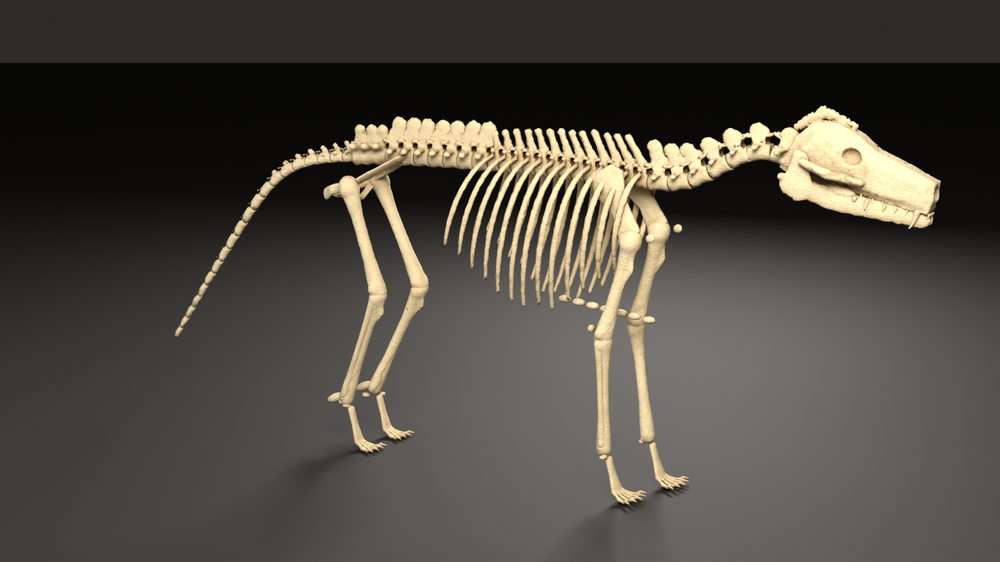
#> input picture blender/renders/Aenocyon/Aenocyon_34.png, 1000 x 562 px, shrunk from 1600 x 900 before the run; its folder holds only this picture in this run
$ python cut.py
#> lines starting #> are read from the running program, lines starting #| are printed output that depends on the picture
import numpy as np, glob, os
from PIL import Image, ImageFilter
R='/home/user/-spin-range-lab/blender/renders'
IMG='../images'  # captures d'écran du jeu
def cut(src, dst, lo=0.06, hi=0.14):
#> called with src = 'blender/renders/Aenocyon/Aenocyon_34.png', dst = 'assets/cut/Aenocyon_34.png', lo = 0.06, hi = 0.14
    im=np.asarray(Image.open(src).convert('RGB')).astype(np.float32)/255
    r,g,b=im[...,0],im[...,1],im[...,2]
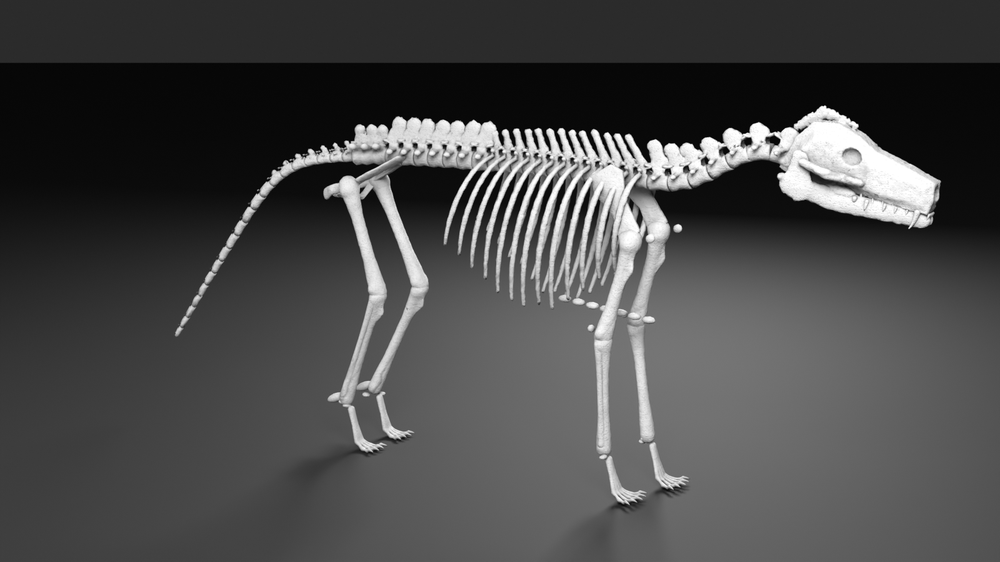
#> g: shape (562, 1000) float32; min 0, max 1, mean 0.288
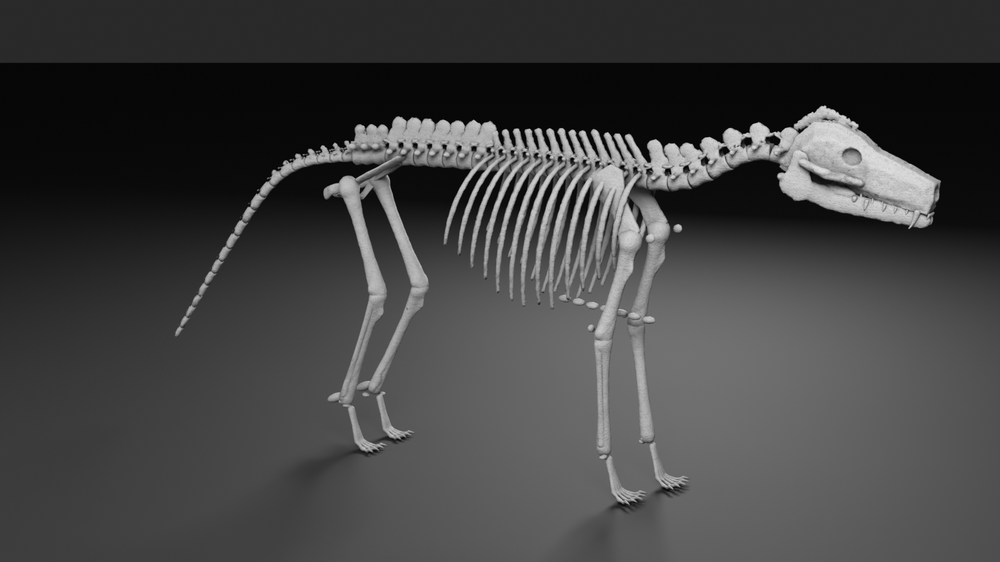
#> b: shape (562, 1000) float32; min 0, max 0.871, mean 0.261
    sat=(r-b)            # bone = warm ivory, bg = neutral grey
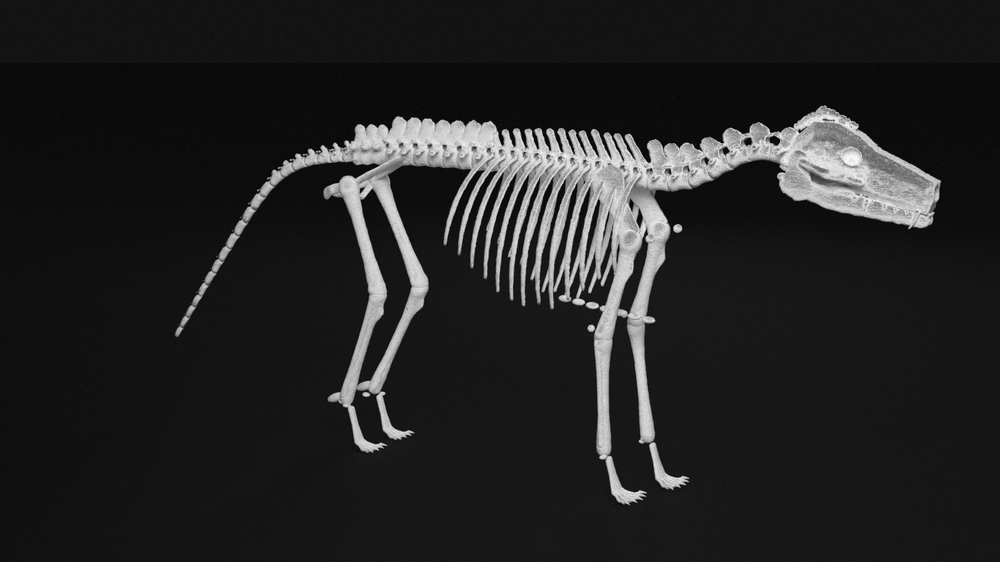
#> sat: shape (562, 1000) float32; min -0.0118, max 0.369, mean 0.0422; drawn with min black and max white
    lum=(r+g+b)/3
    a=np.clip((sat-lo)/(hi-lo),0,1)
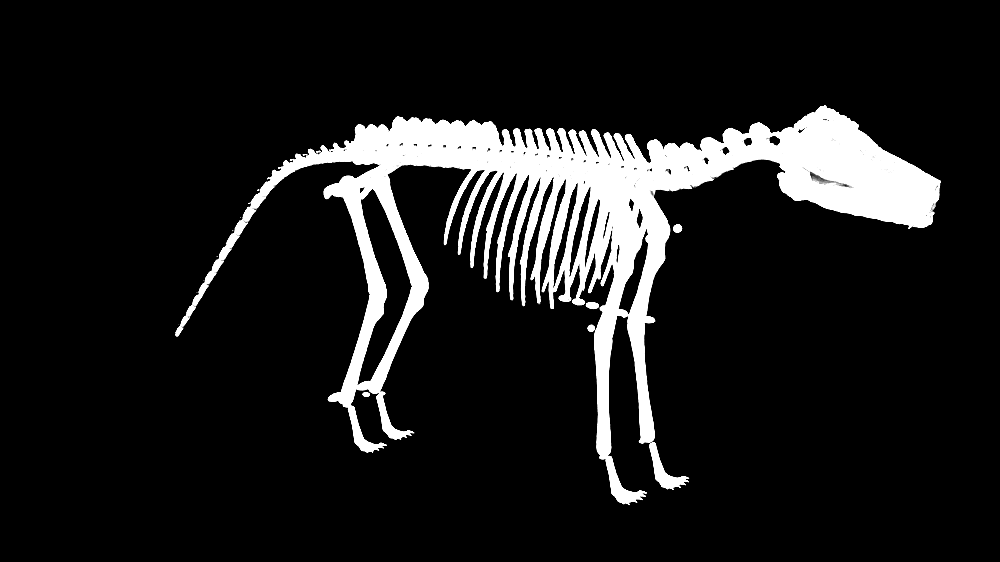
#> a: shape (562, 1000) float32; min 0, max 1, mean 0.109
    a=a*np.clip((lum-0.10)/0.15,0,1)
    A=Image.fromarray((a*255).astype(np.uint8)).filter(ImageFilter.MinFilter(3)).filter(ImageFilter.GaussianBlur(0.8))
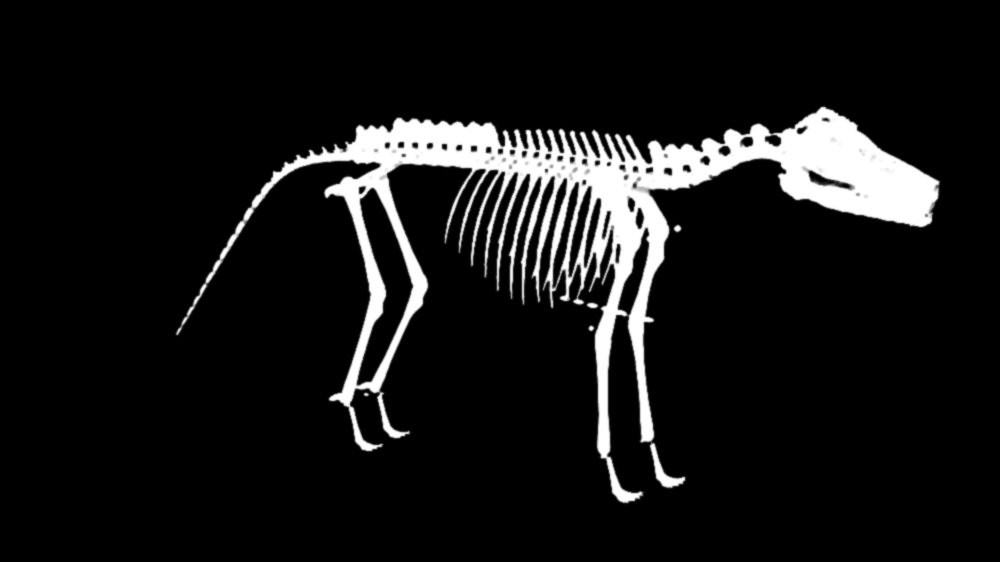
#> A: PIL image 1000x562 L; min 0, max 255, mean 22.5
    out=Image.fromarray((im*255).astype(np.uint8)).convert('RGBA'); out.putalpha(A)
#> in cut, out is the input picture: PIL image 1000x562 RGBA; mean R, G, B, A 77.3, 73.4, 66.6, 255
#> after `out.putalpha(A)`:
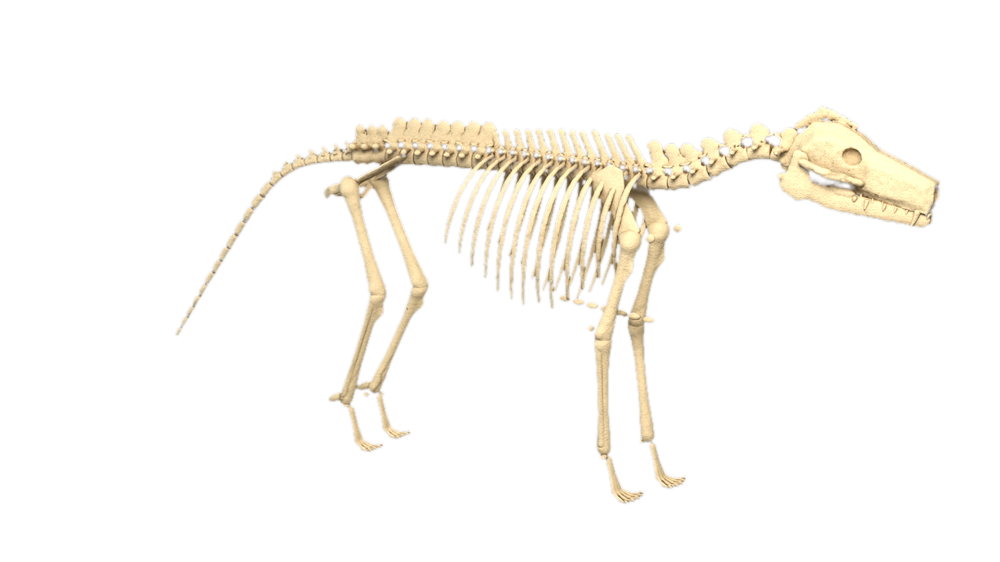
#> out: PIL image 1000x562 RGBA; mean R, G, B, A 77.3, 73.4, 66.6, 22.5; transparent parts drawn white
    bb=A.point(lambda v:255 if v>20 else 0).getbbox()
#> bb = (175, 106, 940, 504)
    if bb:
        pad=12; bb=(max(0,bb[0]-pad),max(0,bb[1]-pad),min(out.width,bb[2]+pad),min(out.height,bb[3]+pad)); out=out.crop(bb)
#> after `bb = (max(0, bb[0] - pad), max(0, bb[1] - pad), min(out.width, bb[2] +`: bb = (163, 94, 952, 516)
#> after `out = out.crop(bb)`:
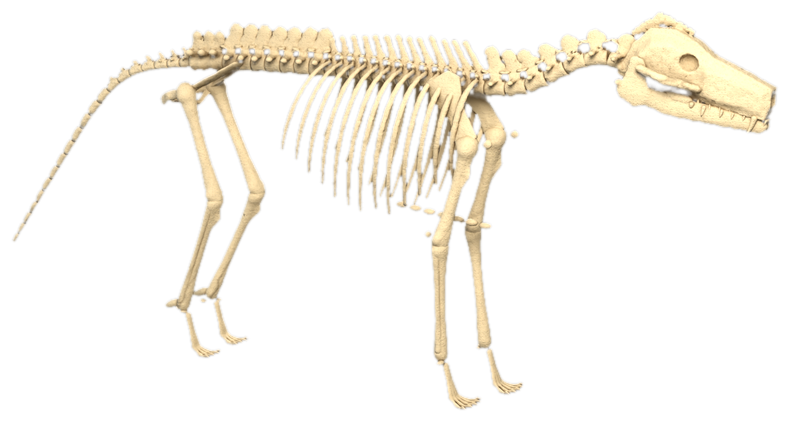
#> out: PIL image 789x422 RGBA; mean R, G, B, A 97.3, 92, 81.7, 38; transparent parts drawn white
    out.save(dst); return out.size
os.makedirs('assets/cut',exist_ok=True)
for p in sorted(glob.glob(R+'/*/*_34.png'))+sorted(glob.glob(R+'/*/*_skull.png'))+sorted(glob.glob(R+'/*/*_pieces.png'))+sorted(glob.glob(R+'/*/*_pieces_assemblees.png')):
    n=os.path.basename(p)[:-4]; print(n, cut(p,'assets/cut/'+n+'.png'))
#> pass 2 of the loop `for p in sorted(glob.glob(R+'/*/*_34.png'))+sorted(glob.glob(R+'/*/*_s..`:
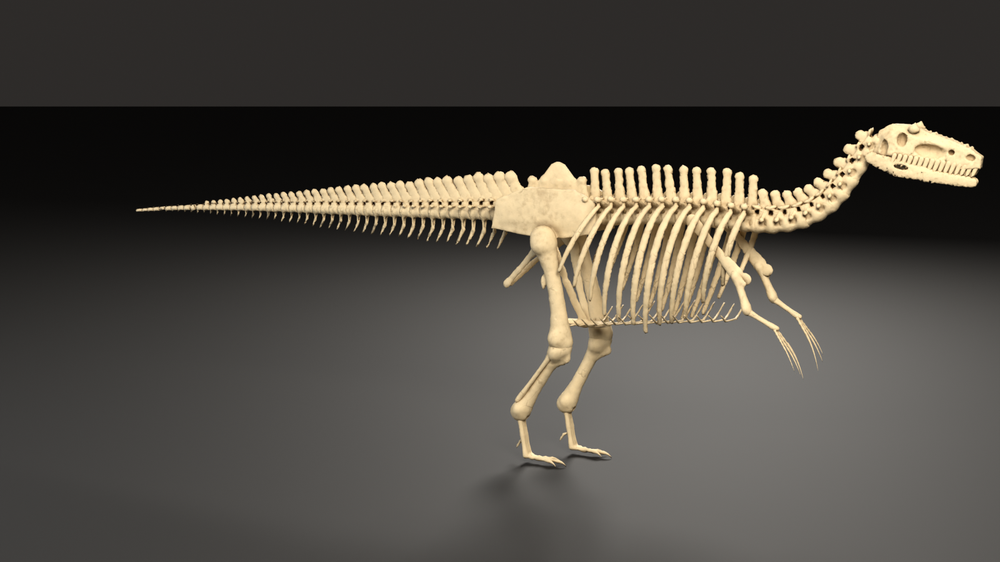
#> input picture blender/renders/Allosaurus/Allosaurus_34.png, 1000 x 562 px, shrunk from 1600 x 900 before the run
#> in cut, out is the input picture: PIL image 1000x562 RGBA; mean R, G, B, A 77.8, 73.6, 66.9, 255
#> in cut (call 2), `out.putalpha(A)`:
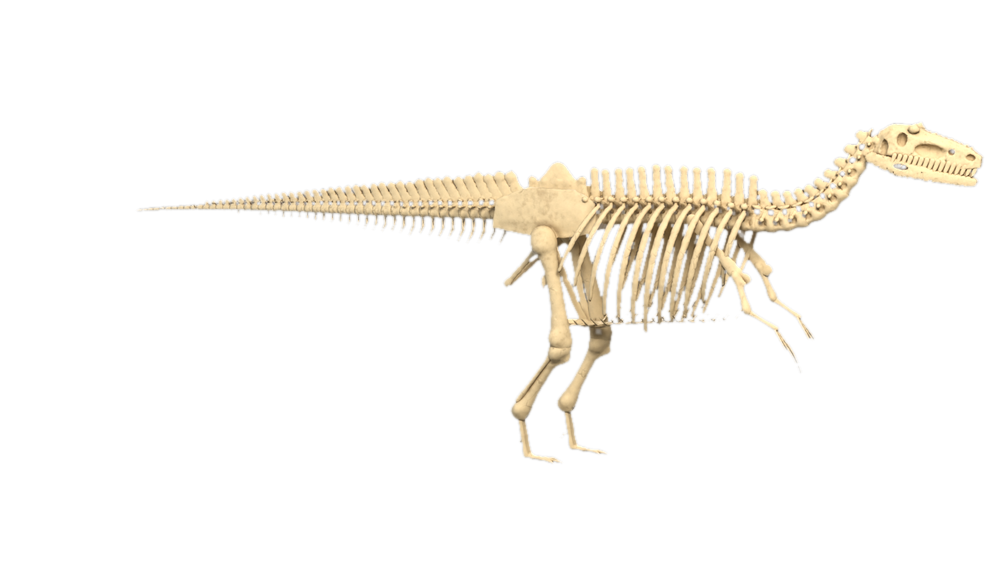
#> out: PIL image 1000x562 RGBA; mean R, G, B, A 77.8, 73.6, 66.9, 21.1; transparent parts drawn white
#> in cut (call 2), `bb=A.point(lambda v:255 if v>20 else 0).getbbox()`: bb = (137, 122, 984, 464)
#> in cut (call 2), `bb = (max(0, bb[0] - pad), max(0, bb[1] - pad), min(out.width, bb[2] +`: bb = (125, 110, 996, 476)
#> in cut (call 2), `out = out.crop(bb)`:
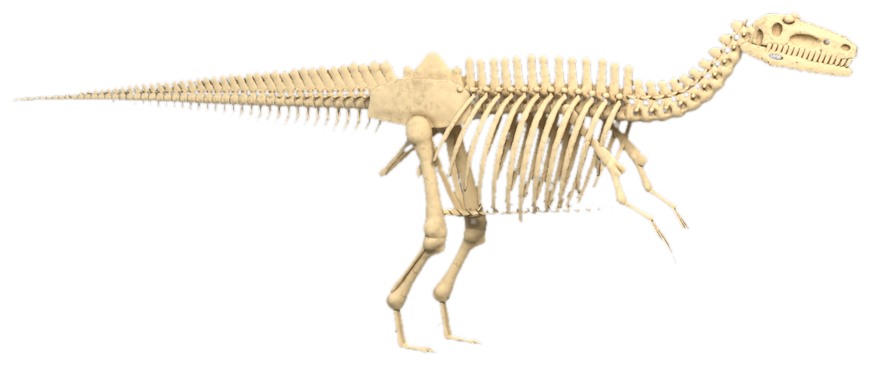
#> out: PIL image 871x366 RGBA; mean R, G, B, A 92, 86.3, 76.3, 37.2; transparent parts drawn white
#> pass 3 of the loop `for p in sorted(glob.glob(R+'/*/*_34.png'))+sorted(glob.glob(R+'/*/*_s..`:
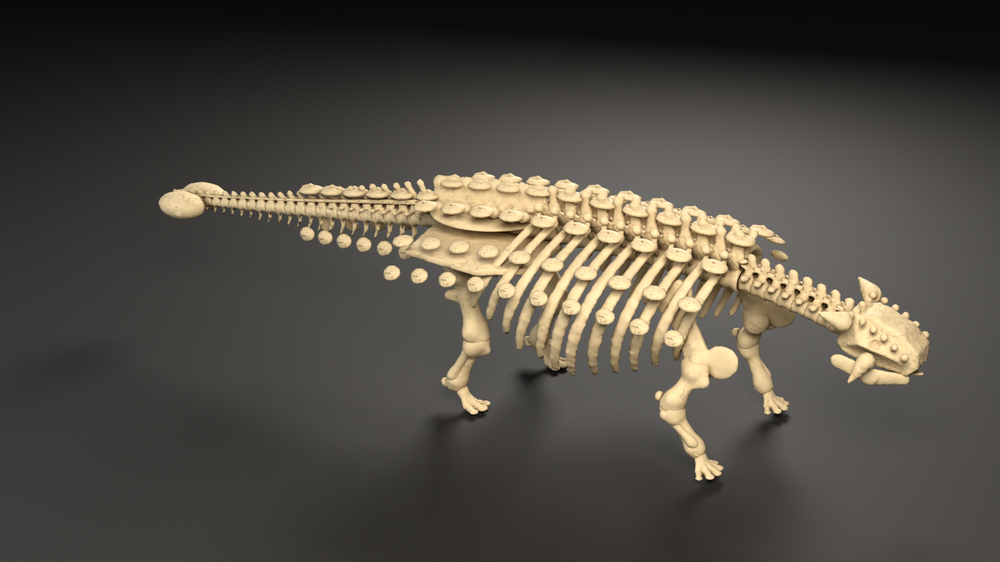
#> input picture blender/renders/Ankylosaurus/Ankylosaurus_34.png, 1000 x 562 px, shrunk from 1600 x 900 before the run
#> in cut, out is the input picture: PIL image 1000x562 RGBA; mean R, G, B, A 80, 75, 67, 255
#> in cut (call 3), `out.putalpha(A)`:
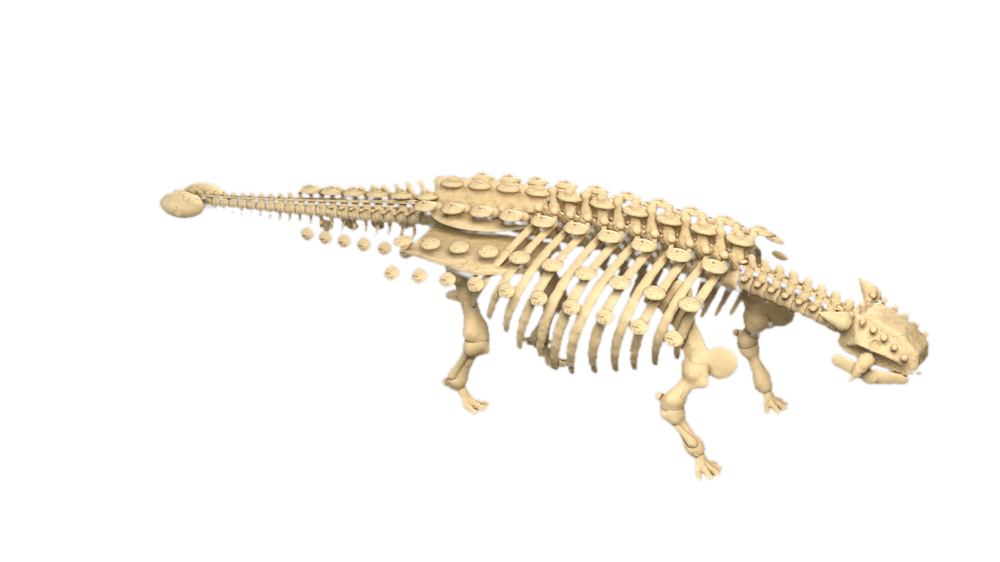
#> out: PIL image 1000x562 RGBA; mean R, G, B, A 80, 75, 67, 29.3; transparent parts drawn white
#> in cut (call 3), `bb=A.point(lambda v:255 if v>20 else 0).getbbox()`: bb = (159, 171, 930, 481)
#> in cut (call 3), `bb = (max(0, bb[0] - pad), max(0, bb[1] - pad), min(out.width, bb[2] +`: bb = (147, 159, 942, 493)
#> in cut (call 3), `out = out.crop(bb)`:
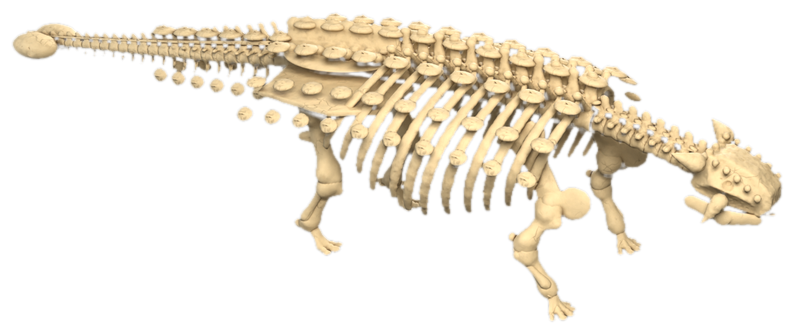
#> out: PIL image 795x334 RGBA; mean R, G, B, A 112.5, 104, 89.5, 62; transparent parts drawn white
#> the loop made 4 passes; the first 3 are shown
#> (the run stopped early here; a loop or call above may not have finished)
